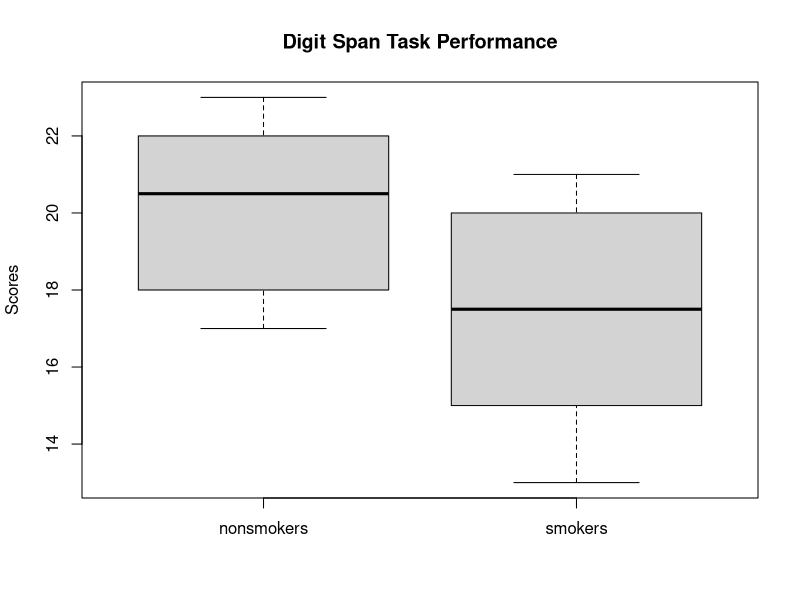

The R source for this figure: (Note: this script raises an error after producing the figure.)
## ---- chunk 1


# Intelligence score data
nonsmokers <- c(18,22,21,17,20,17,23,20,22,21)
smokers <- c(16,20,14,21,20,18,13,15,17,21)


# Creating a data frame
my_data <- data.frame( 
    group = rep(c("nonsmokers", "smokers"), each = 10),
    score = c(nonsmokers,  smokers)
)
## ---- chunk 2
# Summary statistics (using dplyr)
library(dplyr)
group_by(my_data, group) %>% 
  summarise(count = n(), 
            mean = mean(score, na.rm = TRUE),
            sd = sd(score, na.rm = TRUE)
            )
## ---- chunk 3
boxplot(nonsmokers, smokers, ylab="Scores", names=c("nonsmokers","smokers"),
        main="Digit Span Task Performance")
## ---- chunk 4

# Use Shapiro-Wilk
d <- with(my_data, 
          score[group == "nonsmokers"] - 
              score[group == "smokers"])

# Shapiro-Wilk normality test for the differences
shapiro.test(d)
## ---- chunk 5
res <- t.test(nonsmokers, smokers, paired=TRUE)
res
## ---- chunk 6
res <- t.test(score ~ group, data = my_data, paired = TRUE)
res
